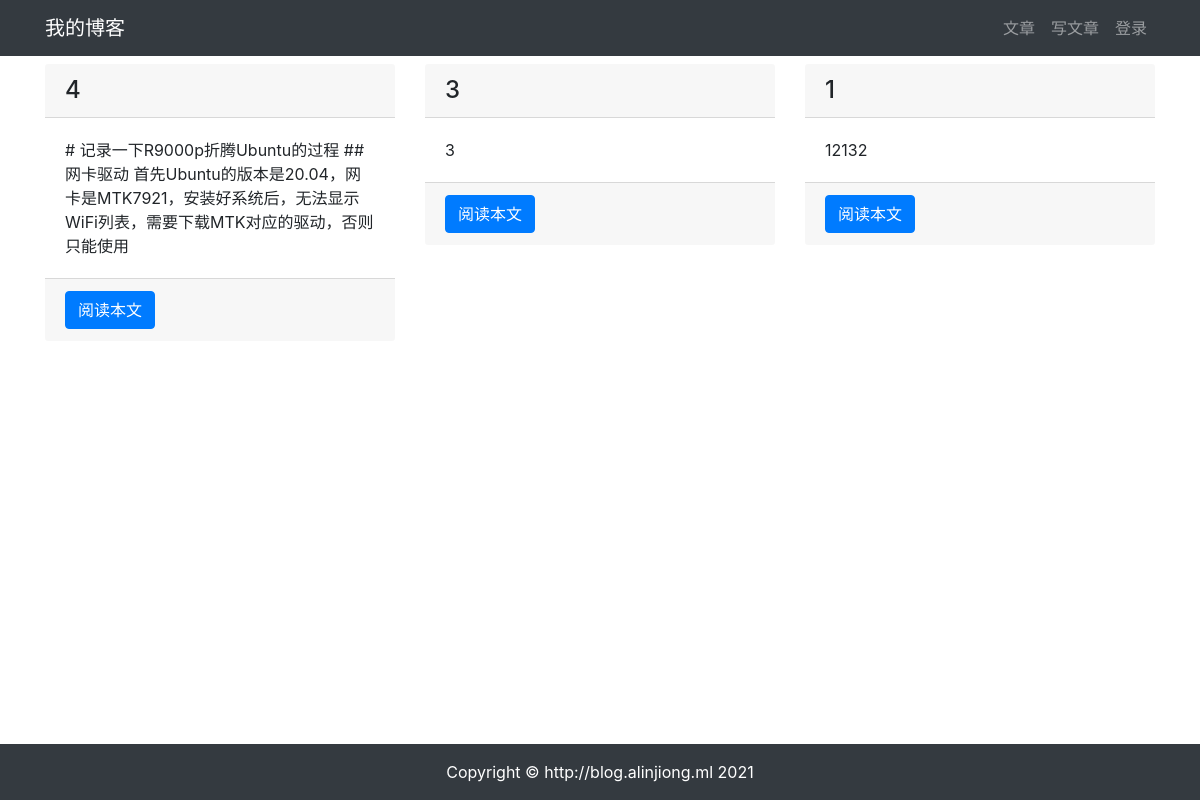
The app's page /article/article_list, older data.
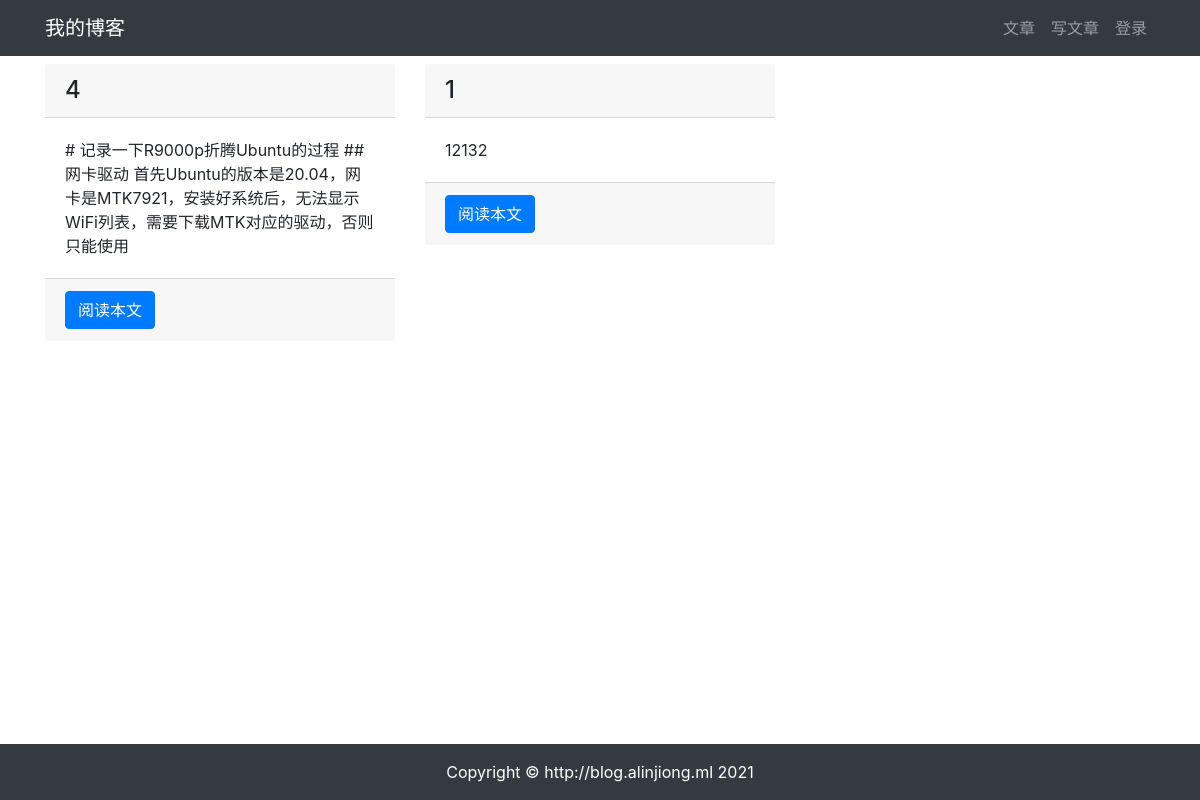
The same page, newer data.
### article/models.py (models this page shows, shortened)
class ArticlePost(models.Model):
    author = models.ForeignKey(User, on_delete=models.CASCADE)
    title = models.CharField(max_length=100)
    content = models.TextField()
    create_time = models.DateTimeField(default=timezone.now)
    update_time = models.DateTimeField(auto_now=True)
    class Meta:
        ordering = ('-create_time', )
        db_table = 'articlepost'
        verbose_name = "评论"
        verbose_name_plural = verbose_name

### article/views.py (the view)
# urls.py: path('article_list', views.article_list, name='article_list'),
def article_list(request):
    if request.user.is_authenticated:
        articles = ArticlePost.objects.filter(author=request.user)
        return render(request, 'article/list.html', locals())
    elif request.user.is_anonymous:
        articles = ArticlePost.objects.filter(author=User.objects.get(
            username='admin'))
        return render(request, 'article/list.html', locals())

### templates/article/list.html (shortened to what this page needs)
{% extends "base.html" %}
{% load static %}
{% block content %}
<div class="container">
    <div class="row mt-2">
        {% for article in articles %}
        <div class="col-4 mb-4">
            <h4 class="card-header">{{article.title}}</h4>
            <div class="card-body">
                <p class="card-text">{{article.content|slice:'100'}}</p>
            </div>
            <div class="card-footer">
                <a href="{% url 'article:article_detail' article.id %}" class="btn btn-primary">阅读本文</a>
            </div>
        </div>
        {% endfor %}
    </div>
</div>
{% endblock content %}

### templates/base.html (shortened to what this page needs)
{% load static %}
<!DOCTYPE html>
<html lang="en">
    <head>
        <link rel="stylesheet" href="{% static 'md_css/emacs.css' %}">
        <link href="https://cdn.bootcdn.net/ajax/libs/twitter-bootstrap/4.5.2/css/bootstrap.min.css" rel="stylesheet">
    </head>
    <body>
        {% include 'header.html' %}
        {% block content %} {% endblock content %}
        {% include 'footer.html' %}
    </body>
</html>

### templates/header.html (shortened to what this page needs)
<nav class="navbar navbar-expand-lg navbar-dark bg-dark">
    <div class="container">
        <a class="navbar-brand" href="#">我的博客</a>
        <div>
            <ul class="navbar-nav">
                <li class="nav-item">
                    <a class="nav-link" href="{% url 'article:article_list' %}">文章</a>
                </li>
                <li class="nav-item">
                    <a class="nav-link" href="{% url 'article:article_create' %}">写文章</a>
                </li>
                {% if user.is_authenticated %}
                <li class="nav-item dropdown">
                    <a class="nav-link dropdown-toggle" href="#" id="navbarDropdown" role="button"
                        data-toggle="dropdown" aria-haspopup="true" aria-expanded="false">
                        {{ user.username }}
                    </a>
                    <div class="dropdown-menu" aria-labelledby="navbarDropdown">
                        <a class="dropdown-item" href="{% url 'user:logout' %}">退出登录</a>
                        <a class="dropdown-item" href="#" onclick="user_delete()">删除用户</a>
                    </div>
                </li>
                {% else %}
                <li class="nav-item">
                    <a class="nav-link" href="{% url 'user:login' %}">登录</a>
                </li>
                {% endif %}
            </ul>
        </div>
    </div>
</nav>

### templates/footer.html
{% load static %}
<div>
    <br><br><br>
</div>
<footer class="py-3 bg-dark fixed-bottom">
    <div class="container">
        <p class="m-0 text-center text-white">Copyright &copy; http://blog.alinjiong.ml 2021</p>
    </div>
</footer>

Row changes from the older to the newer data that the page shows:
removed ArticlePost: title "3", content "3"
